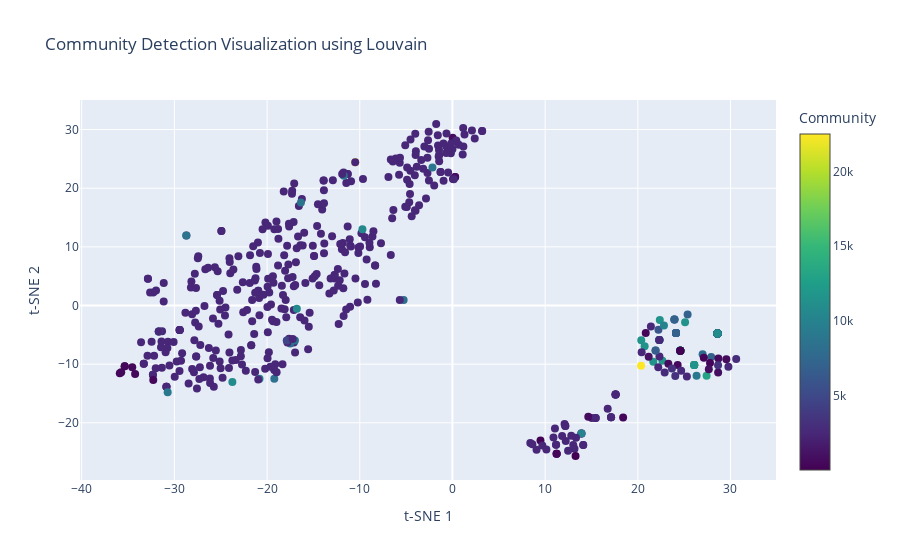

Write notebook code for a chart like this one.
### Code cell
trace = go.Scatter(
    x=df_merged['tsne_1'],
    y=df_merged['tsne_2'],
    mode='markers',
    marker=dict(
        color=louvain['community'],  # Color by community
        colorscale='Viridis',  # Use a color scale to represent different communities
        size=8,
        colorbar=dict(title='Community')  # Add color bar for community legend
    ),
    text=df_merged['id'],  # Tooltip information (e.g., paper IDs)
    hoverinfo='text'  # Display paper ID on hover
)

# Layout settings
layout = go.Layout(
    title="Community Detection Visualization using Louvain",
    xaxis=dict(title="t-SNE 1"),
    yaxis=dict(title="t-SNE 2"),
    showlegend=False
)

# Create the figure and show the plot
fig = go.Figure(data=[trace], layout=layout)
fig.show()

### Figure 1 — Plotly figure (JSON) as saved in the notebook; plotly's stock layout.template omitted (floating-point values rounded to 4 significant figures; data arrays with more than 128 entries replaced by an {"elided": "..."} marker saying what was removed)
{"data": [{"hoverinfo": "text", "marker": {"color": {"elided": "617 int values"}, "colorbar": {"title": {"text": "Community"}}, "colorscale": [[0, "#440154"], [0.1111, "#482878"], [0.2222, "#3e4989"], [0.3333, "#31688e"], [0.4444, "#26828e"], [0.5556, "#1f9e89"], [0.6667, "#35b779"], [0.7778, "#6ece58"], [0.8889, "#b5de2b"], [1, "#fde725"]], "size": 8}, "mode": "markers", "text": {"elided": "617 str values"}, "type": "scatter", "x": {"elided": "617 float values"}, "y": {"elided": "617 float values"}}], "layout": {"showlegend": false, "title": {"text": "Community Detection Visualization using Louvain"}, "xaxis": {"title": {"text": "t-SNE 1"}}, "yaxis": {"title": {"text": "t-SNE 2"}}}}
